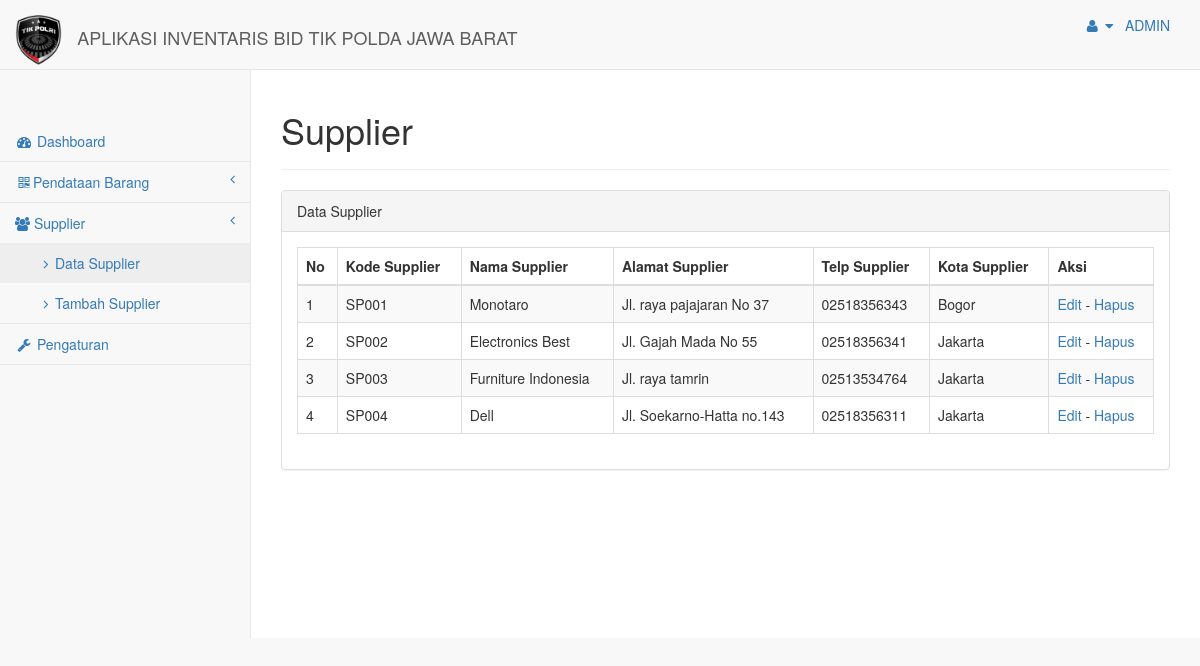
Screenshot of /supplier.php (signed in) with the database file from the repository.
### tables this page shows
CREATE TABLE `supplier` (
  `kode_supplier` varchar(5) NOT NULL,
  `nama_supplier` varchar(35) NOT NULL,
  `alamat_supplier` varchar(50) NOT NULL,
  `telp_supplier` varchar(25) NOT NULL,
  `kota_supplier` varchar(20) NOT NULL
);

### config/Class_Supplier.php (called while the page is built, shortened)
<?php
class Class_Supplier
{
   function tampil_data()
    {
        include("config.php");
        $sql = "select * from supplier";
        $data = mysqli_query($conn,$sql);
        $data1 = mysqli_num_rows($data);
        if ($data1 == 0) {
            echo "<div class='alert alert-danger'>Tidak ada data</div>";
        }
        else{
            while ($d=mysqli_fetch_assoc($data)) {
                $hasil[] = $d;
            }
            return $hasil;
        }
    }
}
 ?>

### supplier/data_supplier.php (the view)
<div class="row">
    <div class="col-lg-12">
        <div class="page-header">
            <h1>Supplier</h1>
        </div>
    </div>
</div>
<div class="row">
    <div class="col-lg-12">
        <div class="panel panel-default">
            <div class="panel-heading">
                Data Supplier
            </div>
            <div class="panel-body">
                <table width="100%" class="table table-striped table-bordered table-hover" cellpadding="0" cellspacing="0" id="dataTables-example">
                    <thead>
                        <tr>
                           <th>No</th>
                            <th>Kode Supplier</th>
                            <th>Nama Supplier</th>
                            <th>Alamat Supplier</th>
                            <th>Telp Supplier</th>
                            <th>Kota Supplier</th>
                            <th>Aksi</th>
                        </tr>
                    </thead>
                    <tbody>
    <?php
    $no = 1;
    if (is_array($cs->tampil_data()) && count($cs->tampil_data()) > 0) {
    foreach ($cs->tampil_data() as $row) {
     ?>
                    <tr>
                        <td><?=$no++?></td>
                            <td><?=$row['kode_supplier']?></td>
                            <td><?=$row['nama_supplier']?></td>
                            <td><?=$row['alamat_supplier']?></td>
                            <td><?=$row['telp_supplier']?></td>
                            <td><?=$row['kota_supplier']?></td>
                            <td><a href="supplier.php?id=<?=$row['kode_supplier']?>&page=updatesupplier">Edit</a> - <a href="supplier.php?hapus&id=<?=$row['kode_supplier']?>" onclick="return confirm('Yakin mau dihapus?');">Hapus</a></td>
                    </tr>
    <?php }
}?>
                    </tbody>
                </table>
            </div>
        </div>
    </div>
</div>

### rows the page displays
supplier: kode_supplier "SP001", nama_supplier "Monotaro", alamat_supplier "Jl. raya pajajaran No 37", telp_supplier "02518356343", kota_supplier "Bogor"
supplier: kode_supplier "SP002", nama_supplier "Electronics Best", alamat_supplier "Jl. Gajah Mada No 55", telp_supplier "02518356341", kota_supplier "Jakarta"
supplier: kode_supplier "SP003", nama_supplier "Furniture Indonesia", alamat_supplier "Jl. raya tamrin", telp_supplier "02513534764", kota_supplier "Jakarta"
supplier: kode_supplier "SP004", nama_supplier "Dell", alamat_supplier "Jl. Soekarno-Hatta no.143", telp_supplier "02518356311", kota_supplier "Jakarta"

### other values shown
$_SESSION["username"] "ADMIN"
